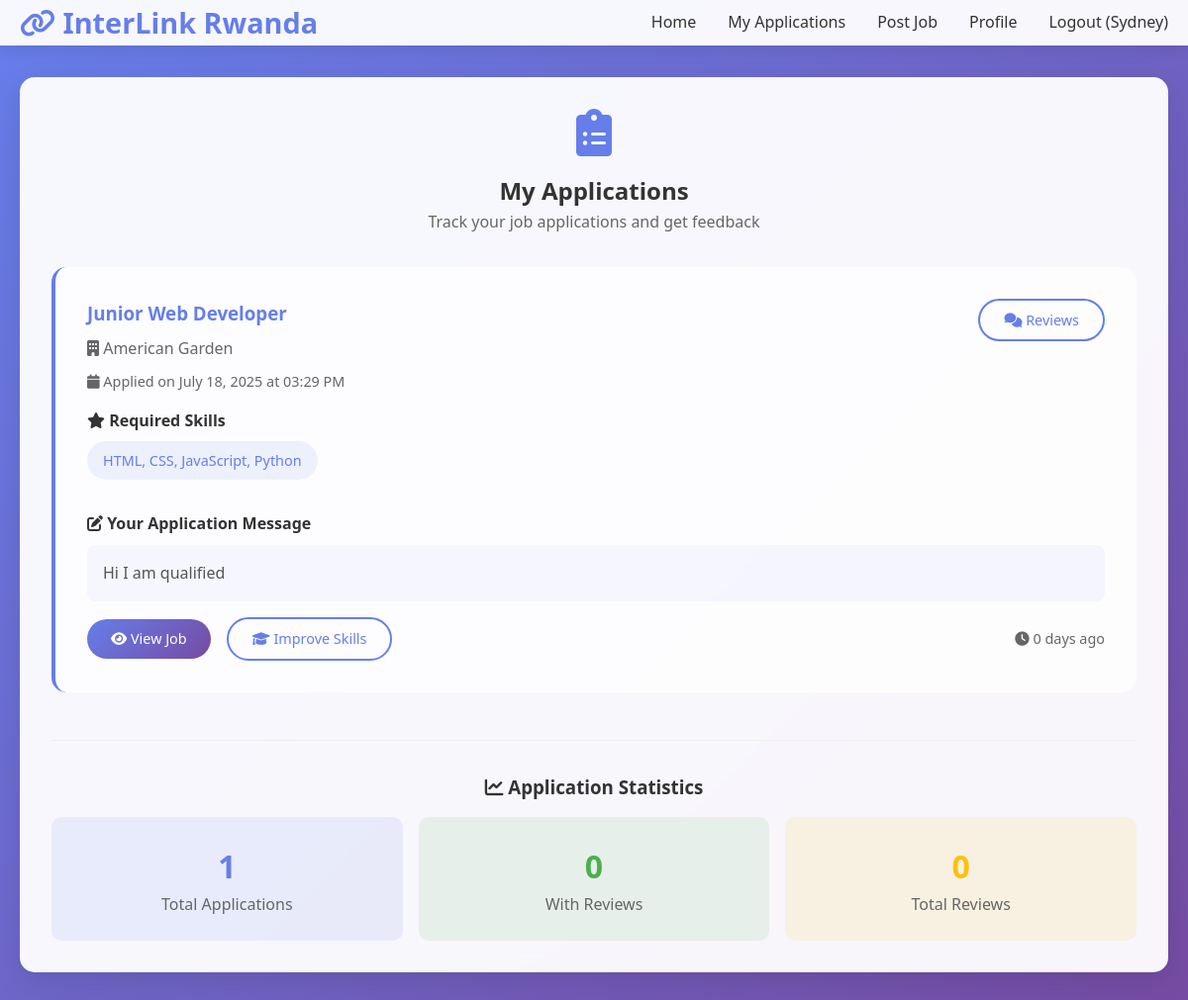
Screenshot of /my-applications (signed in) with the database file from the repository.
### app.py (models this page shows, shortened)
class User(db.Model):
    id = db.Column(db.Integer, primary_key=True)
    username = db.Column(db.String(100), unique=True, nullable=False)
    email = db.Column(db.String(100), unique=True, nullable=False)
    password_hash = db.Column(db.String(200), nullable=False)
    role = db.Column(db.String(20), nullable=False, default='job_seeker')  # 'job_seeker' or 'job_provider'
    skills = db.Column(db.String(300))
    default_cv = db.Column(db.String(300))
    default_cover_letter = db.Column(db.String(300))
    company_name = db.Column(db.String(200))
    company_description = db.Column(db.Text)
    company_website = db.Column(db.String(300))
    company_location = db.Column(db.String(200))
    contact_person = db.Column(db.String(200))
    contact_phone = db.Column(db.String(20))
    created_at = db.Column(db.DateTime, default=datetime.utcnow)

class Application(db.Model):
    id = db.Column(db.Integer, primary_key=True)
    user_id = db.Column(db.Integer, db.ForeignKey('user.id'), nullable=False)
    job_id = db.Column(db.Integer, db.ForeignKey('job.id'), nullable=False)
    message = db.Column(db.Text, nullable=False)
    cv_filename = db.Column(db.String(300))
    cover_letter_filename = db.Column(db.String(300))
    applied_at = db.Column(db.DateTime, default=datetime.utcnow)
    status = db.Column(db.String(50), default='pending')  # pending, reviewed, accepted, rejected
    is_public = db.Column(db.Boolean, default=True)
    user = db.relationship('User', backref='applications')

class Job(db.Model):
    id = db.Column(db.Integer, primary_key=True)
    title = db.Column(db.String(200), nullable=False)
    description = db.Column(db.Text, nullable=False)
    skill_required = db.Column(db.String(200), nullable=False)
    course_link = db.Column(db.String(300))
    company = db.Column(db.String(200))
    location = db.Column(db.String(200))
    posted_by = db.Column(db.Integer, db.ForeignKey('user.id'), nullable=False)  # Link to job provider
    posted_at = db.Column(db.DateTime, default=datetime.utcnow)
    experience_level = db.Column(db.String(50), default='Entry Level')
    employment_type = db.Column(db.String(50), default='Full-time')
    salary_range = db.Column(db.String(100))
    poster = db.relationship('User', backref='posted_jobs')
    applications = db.relationship('Application', backref='job', lazy=True)

### app.py (the view)
@app.route('/my-applications')
@job_seeker_required
def my_applications():
    applications = Application.query.filter_by(user_id=session['user_id']).order_by(Application.applied_at.desc()).all()
    return render_template('my_applications.html', applications=applications, current_time=datetime.utcnow())

### app.py (called while the page is built)
@app.context_processor
def inject_user():
    return dict(get_current_user=get_current_user)

def job_seeker_required(f):
    from functools import wraps
    @wraps(f)
    def decorated_function(*args, **kwargs):
        if 'user_id' not in session:
            flash('Please log in to access this page.', 'error')
            return redirect(url_for('login'))
        user = User.query.get(session['user_id'])
        if user.role != 'job_seeker':
            flash('Access denied. Job seekers only.', 'error')
            return redirect(url_for('index'))
        return f(*args, **kwargs)
    return decorated_function

### templates/my_applications.html (shortened to what this page needs)
{% extends "base.html" %}
{% block content %}
<div class="content-card">
    <div style="text-align: center; margin-bottom: 2rem;">
        <i class="fas fa-clipboard-list" style="font-size: 3rem; color: #667eea; margin-bottom: 1rem;"></i>
        <h2>My Applications</h2>
        <p style="color: #666;">Track your job applications and get feedback</p>
    </div>
    {% if applications %}
        <div style="display: grid; gap: 2rem;">
            {% for application in applications %}
                <div style="background: rgba(255, 255, 255, 0.8); border-radius: 15px; padding: 2rem; border-left: 4px solid #667eea;">
                    <div style="display: flex; justify-content: space-between; align-items: start; margin-bottom: 1rem;">
                        <div>
                            <h3 style="color: #333; margin-bottom: 0.5rem;">
                                <a href="{{ url_for('job_detail', job_id=application.job.id) }}"
                                   style="color: #667eea; text-decoration: none;">
                                    {{ application.job.title }}
                                </a>
                            </h3>
                            <p style="color: #666; margin-bottom: 0.5rem;">
                                <i class="fas fa-building"></i> {{ application.job.company or 'Company' }}
                            </p>
                            <p style="color: #666; font-size: 0.9rem;">
                                <i class="fas fa-calendar"></i>
                                Applied on {{ application.applied_at.strftime('%B %d, %Y at %I:%M %p') }}
                            </p>
                        </div>
                        <div style="text-align: right;">
                            <a href="{{ url_for('view_application', application_id=application.id) }}"
                               class="btn btn-secondary" style="margin-bottom: 0.5rem;">
                                <i class="fas fa-comments"></i> Reviews
                            </a>
                        </div>
                    </div>
                    <div style="margin-bottom: 1rem;">
                        <h4 style="color: #333; margin-bottom: 0.5rem;">
                            <i class="fas fa-star"></i> Required Skills
                        </h4>
                        <div class="job-skills" style="display: inline-block;">
                            {{ application.job.skill_required }}
                        </div>
                    </div>
                    <div style="margin-bottom: 1rem;">
                        <h4 style="color: #333; margin-bottom: 0.5rem;">
                            <i class="fas fa-edit"></i> Your Application Message
                        </h4>
                        <div style="background: rgba(102, 126, 234, 0.05); padding: 1rem; border-radius: 8px; color: #555; line-height: 1.6;">
                            {{ application.message|replace('\n', '<br>')|safe }}
                        </div>
                    </div>
                    <div style="display: flex; gap: 1rem; align-items: center;">
                        <a href="{{ url_for('job_detail', job_id=application.job.id) }}"
                           class="btn btn-primary">
                            <i class="fas fa-eye"></i> View Job
                        </a>
                        {% if application.job.course_link %}
                            <a href="{{ application.job.course_link }}" target="_blank"
                               class="btn btn-secondary">
                                <i class="fas fa-graduation-cap"></i> Improve Skills
                            </a>
                        {% endif %}
                        <div style="margin-left: auto; color: #666; font-size: 0.9rem;">
                            <i class="fas fa-clock"></i>
                            {{ (current_time - application.applied_at).days }} days ago
                        </div>
                    </div>
                </div>
            {% endfor %}
        </div>
        <div style="text-align: center; margin-top: 3rem; padding-top: 2rem; border-top: 1px solid #eee;">
            <h3 style="color: #333; margin-bottom: 1rem;">
                <i class="fas fa-chart-line"></i> Application Statistics
            </h3>
            <div style="display: grid; grid-template-columns: repeat(auto-fit, minmax(200px, 1fr)); gap: 1rem;">
                <div style="background: rgba(102, 126, 234, 0.1); padding: 1.5rem; border-radius: 10px; text-align: center;">
                    <div style="font-size: 2rem; font-weight: bold; color: #667eea;">{{ applications|length }}</div>
                    <div style="color: #666;">Total Applications</div>
                </div>
                <div style="background: rgba(76, 175, 80, 0.1); padding: 1.5rem; border-radius: 10px; text-align: center;">
                    <div style="font-size: 2rem; font-weight: bold; color: #4caf50;">
                        {{ applications|selectattr('reviews')|list|length }}
                    </div>
                    <div style="color: #666;">With Reviews</div>
                </div>
                <div style="background: rgba(255, 193, 7, 0.1); padding: 1.5rem; border-radius: 10px; text-align: center;">
                    <div style="font-size: 2rem; font-weight: bold; color: #ffc107;">
                        {{ applications|map(attribute='reviews')|sum(start=[])|length }}
                    </div>
                    <div style="color: #666;">Total Reviews</div>
                </div>
            </div>
        </div>
    {% endif %}
</div>
{% endblock %}

### templates/base.html (shortened to what this page needs)
<!DOCTYPE html>
<html lang="en">
<head>
    <link href="https://cdnjs.cloudflare.com/ajax/libs/font-awesome/6.0.0/css/all.min.css" rel="stylesheet">
</head>
<body>
    <header>
        <nav class="container">
            <a href="{{ url_for('index') }}" class="logo">
                <i class="fas fa-link"></i> InterLink Rwanda
            </a>
            <ul class="nav-links">
                <li><a href="{{ url_for('index') }}">Home</a></li>
                {% if session.user_id %}
                    <li><a href="{{ url_for('my_applications') }}">My Applications</a></li>
                    <li><a href="{{ url_for('add_job') }}">Post Job</a></li>
                    <li><a href="{{ url_for('profile', user_id=session.user_id) }}">Profile</a></li>
                    <li><a href="{{ url_for('logout') }}">Logout ({{ session.username }})</a></li>
                {% else %}
                    <li><a href="{{ url_for('login') }}" class="btn btn-secondary">Login</a></li>
                    <li><a href="{{ url_for('register') }}" class="btn btn-primary">Sign Up</a></li>
                {% endif %}
            </ul>
        </nav>
    </header>
    <main>
        <div class="container">
            {% block content %}{% endblock %}
        </div>
    </main>
</body>
</html>

### templates/base.html (style rules this page uses)
* { margin: 0; padding: 0; box-sizing: border-box; }
body { font-family: 'Segoe UI', Tahoma, Geneva, Verdana, sans-serif; line-height: 1.6; color: #333; background: linear-gradient(135deg, #667eea 0%, #764ba2 100%); min-height: 100vh; }
.container { max-width: 1200px; margin: 0 auto; padding: 0 20px; }
header { background: rgba(255, 255, 255, 0.95); backdrop-filter: blur(10px); box-shadow: 0 2px 20px rgba(0, 0, 0, 0.1); position: sticky; top: 0; z-index: 1000; }
nav { display: flex; justify-content: space-between; align-items: center; padding: 1rem 0; }
.logo { font-size: 1.8rem; font-weight: bold; color: #667eea; text-decoration: none; }
.nav-links { display: flex; list-style: none; gap: 2rem; align-items: center; }
.nav-links a { text-decoration: none; color: #333; font-weight: 500; transition: color 0.3s ease; }
.btn { padding: 0.5rem 1.5rem; border: none; border-radius: 25px; cursor: pointer; font-weight: 500; text-decoration: none; display: inline-block; transition: all 0.3s ease; font-size: 0.9rem; }
.btn-primary { background: linear-gradient(135deg, #667eea, #764ba2); color: white; }
.btn-secondary { background: transparent; color: #667eea; border: 2px solid #667eea; }
main { padding: 2rem 0; }
.content-card { background: rgba(255, 255, 255, 0.95); backdrop-filter: blur(10px); border-radius: 15px; padding: 2rem; margin-bottom: 2rem; box-shadow: 0 10px 30px rgba(0, 0, 0, 0.1); }
.job-skills { background: rgba(102, 126, 234, 0.1); color: #667eea; padding: 0.5rem 1rem; border-radius: 20px; font-size: 0.9rem; display: inline-block; margin-bottom: 1rem; }

### rows the page displays
User: username "Sydney"
Application: job "Junior Web Developer", job "American Garden", applied_at "July 18, 2025 at 03:29 PM", job.skill_required "HTML, CSS, JavaScript, Python", message "Hi I am qualified", (current_time-application.applied_at).days "0"

### other values shown
{{ applications|length }} "1"
{{ applications|selectattr('reviews')|list|length }} "0"
{{ applications|map(attribute='reviews')|sum(start=[])|length }} "0"
